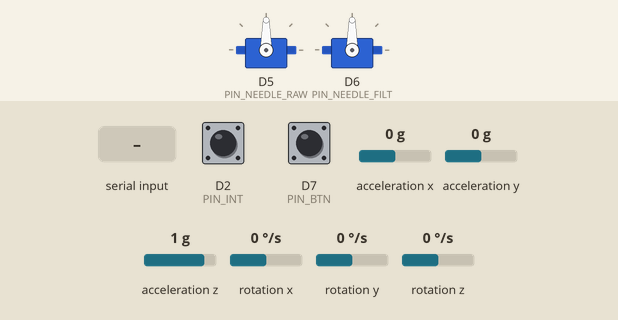
Bench run of a sketch on a simulated ESP8266 (NodeMCU). Shown: 2 × servo. Wiring (inferred from the names in the program): MPU-6050 motion sensor at I2C address 0x68. The inputs (shaded band) are chosen by the test bench; at power-on: D2 (PIN_INT) LOW, D7 (PIN_BTN) HIGH, acceleration x 0 g, acceleration y 0 g, acceleration z 1 g, rotation x 0 °/s, rotation y 0 °/s, rotation z 0 °/s. What the sketch prints to the serial monitor is not drawn.

Above: at 3.3 s.
3.4 s: D2 (PIN_INT) driven HIGH
4.9 s: D7 (PIN_BTN) pulled LOW for 0.15 s
6.5 s: "90,45\n" received over Serial
8.0 s: D7 (PIN_BTN) pulled LOW for 1 s
10.5 s: "c\n" received over Serial
12.0 s: D2 (PIN_INT) pulsed LOW 2 times (0.12 s each, 0.3 s apart)
At 13.4 s:
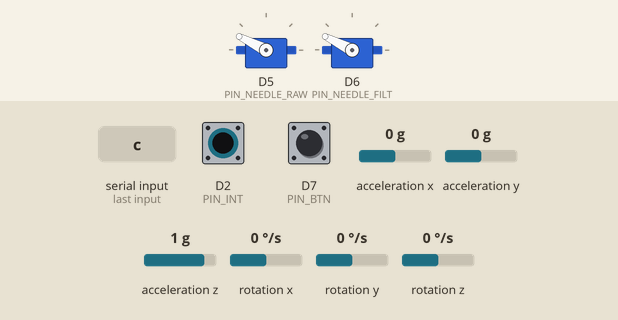
Timing chart, 0 to 15.0 s (numbered marks = the images above; inputs shaded):
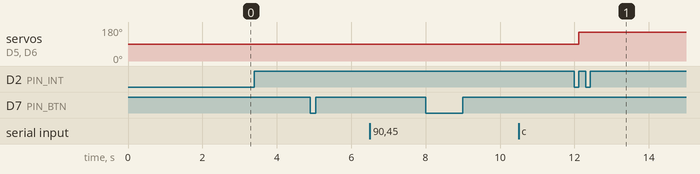

The sketch:

sensor_stm32.ino
```cpp
/*
 * sensor_stm32.ino  —  센서 노드 (STM32 Nucleo-F446RE, Arduino IDE + STM32duino 코어)
 *
 * 역할: 센서 + 실시간 필터 전담
 *   - MPU-6050 을 데이터 준비(INT) 인터럽트로 100 Hz(또는 1 kHz) 정확히 읽음
 *   - 내부 AAF(DLPF) 켬/끔 전환  → 앨리어싱 실험
 *   - 정강이 시상면 각속도에 인과 필터 4종을 실시간 적용
 *       Butterworth 2차(biquad) / 1€ / 칼만(등속 모델) / 선형위상 FIR(고정지연 d)
 *   - Arduino 가 보낸 이벤트 참값 펄스(HS/TO/SYNC)를 같은 시계로 타임스탬프
 *   - 바늘 표시기 서보 2개: RAW / 선택한 필터 출력
 *   - 각 필터 1샘플 처리 시간(us) 측정 → MCU 연산 비용 지표
 *
 * 배선
 *   MPU-6050: VCC 3V3, GND, SCL D15(PB8), SDA D14(PB9), INT D2(PA10), AD0 GND(주소 0x68)
 *   이벤트 입력: D3(PB3) ← Arduino D7 (2.0k/3.3k 분압으로 5V→3.1V)
 *   바늘 서보: RAW D5(PB4), FILTERED D6(PB10)  (서보 전원 외부 5 V, GND 공통)
 *   버튼: D7(PA8) → GND  (바늘 FILTERED 쪽 필터 순환)
 *
 * 출력 (Serial = ST-LINK 가상 COM, 921600 baud). '#'로 시작하는 줄은 메타데이터.
 *   100 Hz 모드: t_us,ax,ay,az,gx,gy,gz,ev,ev_us,w,w_bw,w_1e,w_kf,w_fir,tilt,tilt_f
 *     a*: g, g*: deg/s(바이어스 제거), w: 시상면 각속도, ev: 0/1=HS/2=TO/3=SYNC, ev_us: 이벤트 시각
 *     tilt: 가속도 기반 기울기(deg), tilt_f: 바늘에 표시 중인 필터 출력
 *   1 kHz 모드(r1000): t_us,ax,ay,az,gx,gy,gz,ev,ev_us  (필터 생략, 원신호 특성화용)
 *
 * 직렬 명령 (줄 끝 \n)
 *   a0/a1   내부 AAF(DLPF) 끔/켬          r100 / r1000   출력 속도
 *   b       자이로 바이어스 재측정(2 s 정지) c   필터별 처리 시간 출력
 *   F<Hz>   Butterworth/FIR 차단 주파수     d<n> FIR 고정지연 샘플 수(1..15)
 *   e<min_cut>,<beta>,<d_cut>  1€ 파라미터   q<q>,<r>  칼만 파라미터
 *   n0/n1   바늘 신호: 기울기 / 각속도     k<0..4> 바늘 필터 선택    ?  상태
 */
#include <Wire.h>
#include <Servo.h>

// ------------------------------------------------------------------ 설정
#define MPU_ADDR 0x68
const uint8_t PIN_INT = D2, PIN_EV = D3, PIN_BTN = D7, PIN_NEEDLE_RAW = D5, PIN_NEEDLE_FILT = D6;

// 장착 방향: 보드 X 화살표가 암 끝(아래)을 향하고 부품면이 앞을 보도록 붙였을 때의 기본값
const uint8_t W_AXIS = 2;    // 시상면 각속도 = gz
float W_SIGN = 1.0f;         // 앞으로 스윙할 때 + 가 되도록 (첫 실험에서 확인 후 수정)
float TILT_SIGN = 1.0f;

const float GYRO_LSB = 32.8f;    // ±1000 dps
const float ACC_LSB = 4096.0f;   // ±8 g

// ------------------------------------------------------------------ 필터
struct Biquad {                      // Direct Form II transposed
  float b0, b1, b2, a1, a2, z1 = 0, z2 = 0; bool init = false;
  void design(float fc, float fs) {  // 2차 Butterworth LPF, 쌍선형 변환 + 주파수 사전왜곡
    float K = tanf(PI * fc / fs), Q = 0.70710678f, norm = 1.0f / (1 + K / Q + K * K);
    b0 = K * K * norm; b1 = 2 * b0; b2 = b0;
    a1 = 2 * (K * K - 1) * norm; a2 = (1 - K / Q + K * K) * norm; init = false;
  }
  float step(float x) {
    if (!init) { z1 = x * (1 - b0); z2 = x * (b2 - a2); init = true; }   // 정상상태 초기화
    float y = b0 * x + z1; z1 = b1 * x - a1 * y + z2; z2 = b2 * x - a2 * y; return y;
  }
};

struct OneEuro {                     // Casiez et al., CHI 2012
  float minCut = 8, beta = 0.01f, dCut = 10, fs = 100;
  float xPrev = 0, xh = 0, dxh = 0; bool init = false;
  float alpha(float fc) { return 1.0f / (1.0f + fs / (2 * PI * fc)); }
  float step(float x) {
    if (!init) { xPrev = xh = x; dxh = 0; init = true; }
    dxh += alpha(dCut) * ((x - xPrev) * fs - dxh);
    xh += alpha(minCut + beta * fabsf(dxh)) * (x - xh);
    xPrev = x; return xh;
  }
};

struct KalmanCV {                    // 상태 [w, dw], 측정 w
  float q = 376000, r = 1, T = 0.01f;   // q/r: RTS(사후)의 -3 dB가 10 Hz가 되는 값 (tools/filters.py kalman_q_for_cutoff)
  float x0 = 0, x1 = 0, P00 = 1, P01 = 0, P11 = 1e4f; bool init = false;
  float step(float z) {
    if (!init) { x0 = z; x1 = 0; P00 = 0.5f * r; P01 = 0; P11 = 1e4f; init = true; return x0; }  // PC 구현과 동일한 첫 갱신 결과
    // 예측
    x0 += T * x1;
    float p00 = P00 + T * (2 * P01 + T * P11) + q * T * T * T / 3;
    float p01 = P01 + T * P11 + q * T * T / 2;
    float p11 = P11 + q * T;
    // 갱신
    float s = p00 + r, k0 = p00 / s, k1 = p01 / s, e = z - x0;
    x0 += k0 * e; x1 += k1 * e;
    P00 = (1 - k0) * p00; P01 = (1 - k0) * p01; P11 = p11 - k1 * p01;
    return x0;
  }
};

const int FIR_MAXD = 15;
struct FirLag {                      // 선형위상(Hamming 창 sinc), 길이 2d+1, 지연 정확히 d 샘플
  float h[2 * FIR_MAXD + 1], buf[2 * FIR_MAXD + 1]; int d = 5, n = 11, idx = 0; bool init = false;
  void design(float fc, float fs, int d_) {
    d = constrain(d_, 1, FIR_MAXD); n = 2 * d + 1; float sum = 0;
    for (int i = 0; i < n; i++) {
      float m = i - d, wc = 2 * fc / fs;
      float s = (m == 0) ? wc : sinf(PI * wc * m) / (PI * m);
      float w = 0.54f - 0.46f * cosf(2 * PI * i / (n - 1));
      h[i] = s * w; sum += h[i];
    }
    for (int i = 0; i < n; i++) h[i] /= sum;
    init = false;
  }
  float step(float x) {
    if (!init) { for (int i = 0; i < n; i++) buf[i] = x; idx = 0; init = true; }
    buf[idx] = x; float y = 0; int j = idx;
    for (int i = 0; i < n; i++) { y += h[i] * buf[j]; j = (j == 0) ? n - 1 : j - 1; }
    idx = (idx + 1) % n; return y;
  }
};

// 각속도용
Biquad bwW; OneEuro euW; KalmanCV kfW; FirLag firW;
// 기울기(바늘)용
Biquad bwT, bwT3; OneEuro euT; KalmanCV kfT; FirLag firT;

float fcHz = 10, fs = 100; int firD = 5;
uint8_t needleFilter = 0;  // 0 BW10, 1 BW3(강한 필터), 2 1€, 3 KF, 4 FIR
const char* NEEDLE_NAMES[] = {"Butterworth fc", "Butterworth 3Hz", "1-Euro", "Kalman", "FIR fixed-lag"};
bool needleGyro = false;
uint32_t costUs[5] = {0}; uint32_t costN = 0;

// ------------------------------------------------------------------ 상태
volatile bool dataReady = false; volatile uint32_t drUs = 0;
volatile uint32_t evRise = 0; volatile uint8_t evCode = 0; volatile uint32_t evUs = 0;
bool aafOn = true; int rateHz = 100;
float gBias[3] = {0, 0, 0};
Servo needleRaw, needleFilt;

void isrDR() { drUs = micros(); dataReady = true; }
void isrEV() {
  uint32_t t = micros();
  if (digitalRead(PIN_EV)) evRise = t;
  else {
    uint32_t w = t - evRise;
    evCode = (w < 6000) ? 1 : (w < 18000) ? 2 : 3;   // 3 ms HS / 9 ms TO / 30 ms SYNC
    evUs = evRise;
  }
}

void mpuWrite(uint8_t reg, uint8_t v) { Wire.beginTransmission(MPU_ADDR); Wire.write(reg); Wire.write(v); Wire.endTransmission(); }
uint8_t mpuRead(uint8_t reg) {
  Wire.beginTransmission(MPU_ADDR); Wire.write(reg); Wire.endTransmission(false);
  Wire.requestFrom((uint8_t)MPU_ADDR, (uint8_t)1); return Wire.read();
}

void mpuConfig() {
  // DLPF_CFG=3: 자이로 42 Hz / 가속도 44 Hz, 내부 1 kHz  |  DLPF_CFG=0: 자이로 256 Hz, 내부 8 kHz(가속도 1 kHz)
  uint8_t dlpf = aafOn ? 3 : 0;
  uint16_t base = aafOn ? 1000 : 8000;
  uint8_t div = (uint8_t)(base / rateHz - 1);
  mpuWrite(0x6B, 0x01);        // PWR_MGMT_1: 깨우기, 클록 = 자이로 X PLL
  mpuWrite(0x1A, dlpf);        // CONFIG
  mpuWrite(0x19, div);         // SMPLRT_DIV
  mpuWrite(0x1B, 0x10);        // GYRO_CONFIG ±1000 dps
  mpuWrite(0x1C, 0x10);        // ACCEL_CONFIG ±8 g
  mpuWrite(0x37, 0x10);        // INT_PIN_CFG: 아무 레지스터 읽으면 INT 해제, 액티브 하이, 50 us 펄스
  mpuWrite(0x38, 0x01);        // INT_ENABLE: DATA_RDY
  fs = rateHz;
}

bool readMPU(float a[3], float g[3]) {
  Wire.beginTransmission(MPU_ADDR); Wire.write(0x3B);
  if (Wire.endTransmission(false) != 0) return false;
  if (Wire.requestFrom((uint8_t)MPU_ADDR, (uint8_t)14) != 14) return false;
  int16_t v[7];
  for (int i = 0; i < 7; i++) v[i] = (Wire.read() << 8) | Wire.read();
  for (int i = 0; i < 3; i++) { a[i] = v[i] / ACC_LSB; g[i] = v[i + 4] / GYRO_LSB - gBias[i]; }
  return true;
}

void designFilters() {
  bwW.design(fcHz, fs); bwT.design(fcHz, fs); bwT3.design(3, fs);
  euW.fs = euT.fs = fs; euW.init = euT.init = false;
  kfW.T = kfT.T = 1.0f / fs; kfW.init = kfT.init = false;
  firW.design(fcHz, fs, firD); firT.design(fcHz, fs, firD);
  memset(costUs, 0, sizeof(costUs)); costN = 0;
}

void calibrateBias() {
  Serial.println("# bias: 2 s 동안 움직이지 마세요");
  double s[3] = {0, 0, 0}; int n = 0; uint32_t t0 = millis();
  float a[3], g[3]; float old[3]; memcpy(old, gBias, sizeof(old)); memset(gBias, 0, sizeof(gBias));
  while (millis() - t0 < 2000) {
    if (dataReady) { dataReady = false; if (readMPU(a, g)) { for (int i = 0; i < 3; i++) s[i] += g[i]; n++; } }
  }
  for (int i = 0; i < 3; i++) gBias[i] = n ? s[i] / n : old[i];
  Serial.print("# bias_dps="); Serial.print(gBias[0], 3); Serial.print(','); Serial.print(gBias[1], 3); Serial.print(','); Serial.println(gBias[2], 3);
}

void header() {
  Serial.print("# fs="); Serial.print(rateHz); Serial.print(" aaf="); Serial.print(aafOn);
  Serial.print(" fc="); Serial.print(fcHz); Serial.print(" fir_d="); Serial.print(firD);
  Serial.print(" euro="); Serial.print(euW.minCut); Serial.print(','); Serial.print(euW.beta, 4); Serial.print(','); Serial.print(euW.dCut);
  Serial.print(" kf_q="); Serial.print(kfW.q); Serial.print(" kf_r="); Serial.print(kfW.r);
  Serial.print(" needle="); Serial.print(NEEDLE_NAMES[needleFilter]); Serial.print(needleGyro ? " (gyro)" : " (tilt)");
  Serial.print(" w_axis="); Serial.print(W_AXIS); Serial.print(" w_sign="); Serial.println(W_SIGN);
  if (rateHz <= 200) Serial.println("t_us,ax,ay,az,gx,gy,gz,ev,ev_us,w,w_bw,w_1e,w_kf,w_fir,tilt,tilt_f");
  else Serial.println("t_us,ax,ay,az,gx,gy,gz,ev,ev_us");
}

void handleSerial() {
  static char buf[40]; static uint8_t n = 0;
  while (Serial.available()) {
    char ch = Serial.read();
    if (ch == '\r') continue;
    if (ch != '\n' && n < sizeof(buf) - 1) { buf[n++] = ch; continue; }
    buf[n] = 0; n = 0; if (!buf[0]) continue;
    float v = atof(buf + 1);
    switch (buf[0]) {
      case 'a': aafOn = v > 0.5f; mpuConfig(); designFilters(); break;
      case 'r': rateHz = (v >= 500) ? 1000 : 100; mpuConfig(); designFilters(); break;
      case 'b': calibrateBias(); break;
      case 'F': fcHz = constrain(v, 0.5f, 40.0f); designFilters(); break;
      case 'd': firD = (int)v; designFilters(); break;
      case 'e': { float m, b, d; if (sscanf(buf + 1, "%f,%f,%f", &m, &b, &d) == 3) { euW.minCut = euT.minCut = m; euW.beta = euT.beta = b; euW.dCut = euT.dCut = d; } designFilters(); break; }
      case 'q': { float q, r; if (sscanf(buf + 1, "%f,%f", &q, &r) == 2) { kfW.q = kfT.q = q; kfW.r = kfT.r = r; } designFilters(); break; }
      case 'n': needleGyro = v > 0.5f; break;
      case 'k': needleFilter = ((int)v) % 5; break;
      case 'c': {
        Serial.print("# cost_us_per_sample (BW,1E,KF,FIR,read) n="); Serial.print(costN); Serial.print(" : ");
        for (int i = 0; i < 5; i++) { Serial.print(costN ? (float)costUs[i] / costN : 0, 2); Serial.print(i < 4 ? ',' : '\n'); }
        break; }
      case '?': break;
      default: Serial.println("# ?cmd"); break;
    }
    header();
  }
}

void handleButton() {
  static bool last = HIGH; static uint32_t tc = 0;
  bool b = digitalRead(PIN_BTN);
  if (b != last && millis() - tc > 40) { tc = millis(); last = b; if (b == LOW) { needleFilter = (needleFilter + 1) % 5; header(); } }
}

// 바늘: ±60° 범위. 기울기는 그대로, 각속도는 ±300 dps → ±60°
void writeNeedle(Servo& s, float deg) { s.writeMicroseconds(1500 + (int)(constrain(deg, -60, 60) * 10.3f)); }

void setup() {
  Serial.begin(921600);
  Wire.begin(); Wire.setClock(400000);
  pinMode(PIN_INT, INPUT); pinMode(PIN_EV, INPUT); pinMode(PIN_BTN, INPUT_PULLUP);
  attachInterrupt(digitalPinToInterrupt(PIN_INT), isrDR, RISING);
  attachInterrupt(digitalPinToInterrupt(PIN_EV), isrEV, CHANGE);
  needleRaw.attach(PIN_NEEDLE_RAW); needleFilt.attach(PIN_NEEDLE_FILT);
  delay(100);
  uint8_t who = mpuRead(0x75);
  Serial.print("# WHO_AM_I=0x"); Serial.println(who, HEX);   // 0x68 이어야 정상
  mpuConfig(); designFilters();
  calibrateBias();
  header();
}

void loop() {
  handleSerial(); handleButton();
  if (!dataReady) return;
  noInterrupts(); uint32_t t = drUs; dataReady = false; uint8_t ev = evCode; uint32_t evt = evUs; evCode = 0; interrupts();

  float a[3], g[3];
  uint32_t c0 = micros();
  if (!readMPU(a, g)) { Serial.println("# i2c error"); return; }
  uint32_t c1 = micros();

  Serial.print(t); Serial.print(',');
  for (int i = 0; i < 3; i++) { Serial.print(a[i], 4); Serial.print(','); }
  for (int i = 0; i < 3; i++) { Serial.print(g[i], 2); Serial.print(','); }
  Serial.print(ev); Serial.print(','); Serial.print(ev ? evt : 0);
  if (rateHz > 200) { Serial.println(); return; }

  float w = W_SIGN * g[W_AXIS];
  uint32_t k0 = micros(); float yb = bwW.step(w);
  uint32_t k1 = micros(); float ye = euW.step(w);
  uint32_t k2 = micros(); float yk = kfW.step(w);
  uint32_t k3 = micros(); float yf = firW.step(w);
  uint32_t k4 = micros();
  costUs[0] += k1 - k0; costUs[1] += k2 - k1; costUs[2] += k3 - k2; costUs[3] += k4 - k3; costUs[4] += c1 - c0; costN++;

  // 기울기: 보드 X가 아래(암 끝)를 향할 때 정지 상태 0°
  float tilt = TILT_SIGN * atan2f(a[1], -a[0]) * 180.0f / PI;
  float tb = bwT.step(tilt), tb3 = bwT3.step(tilt), te = euT.step(tilt), tk = kfT.step(tilt), tf = firT.step(tilt);
  float sel[5] = {tb, tb3, te, tk, tf};
  float tiltF = sel[needleFilter];

  Serial.print(','); Serial.print(w, 2); Serial.print(','); Serial.print(yb, 2); Serial.print(',');
  Serial.print(ye, 2); Serial.print(','); Serial.print(yk, 2); Serial.print(','); Serial.print(yf, 2); Serial.print(',');
  Serial.print(tilt, 2); Serial.print(','); Serial.println(tiltF, 2);

  // 바늘 (50 Hz로 충분 — 서보 프레임 20 ms)
  static uint8_t div = 0;
  if (++div >= 2) {
    div = 0;
    if (needleGyro) {
      float wsel[5] = {yb, yb, ye, yk, yf};
      writeNeedle(needleRaw, w * 0.2f); writeNeedle(needleFilt, wsel[needleFilter] * 0.2f);
    } else {
      writeNeedle(needleRaw, tilt); writeNeedle(needleFilt, tiltF);
    }
  }
}
```

Measured:
- after the input at 3.4 s, every drawn part: stays the same
- after the input at 4.9 s, every drawn part: stays the same
- after the input at 6.5 s, every drawn part: stays the same
- after the input at 8.0 s, every drawn part: stays the same
- after the input at 10.5 s, every drawn part: stays the same
- after the input at 12.0 s, servo on D5 (PIN_NEEDLE_RAW), servo on D6 (PIN_NEEDLE_FILT): 90° → 153° after 0.12 s
